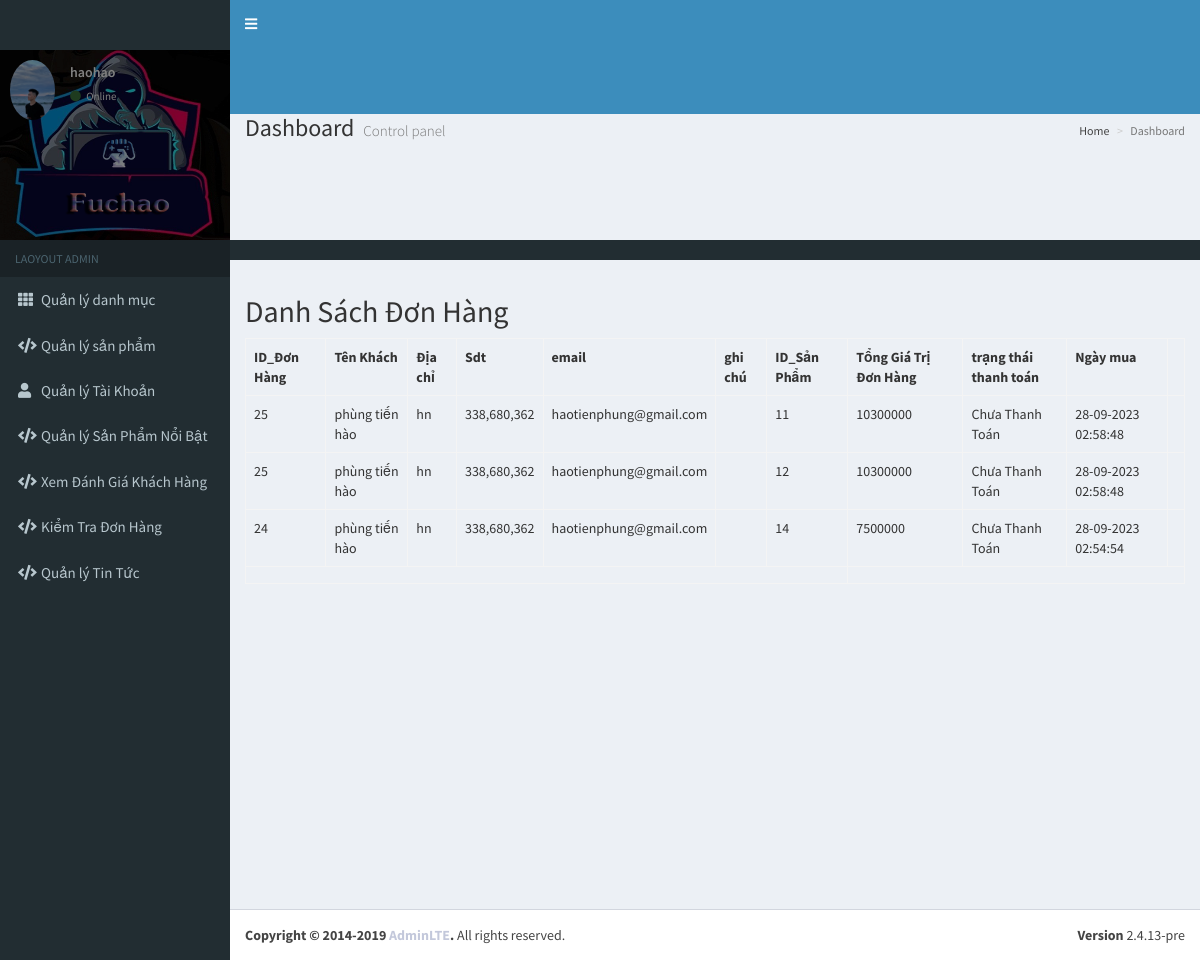
The app's page /Admin/index.php?controller=order&action=index (signed in), older data.
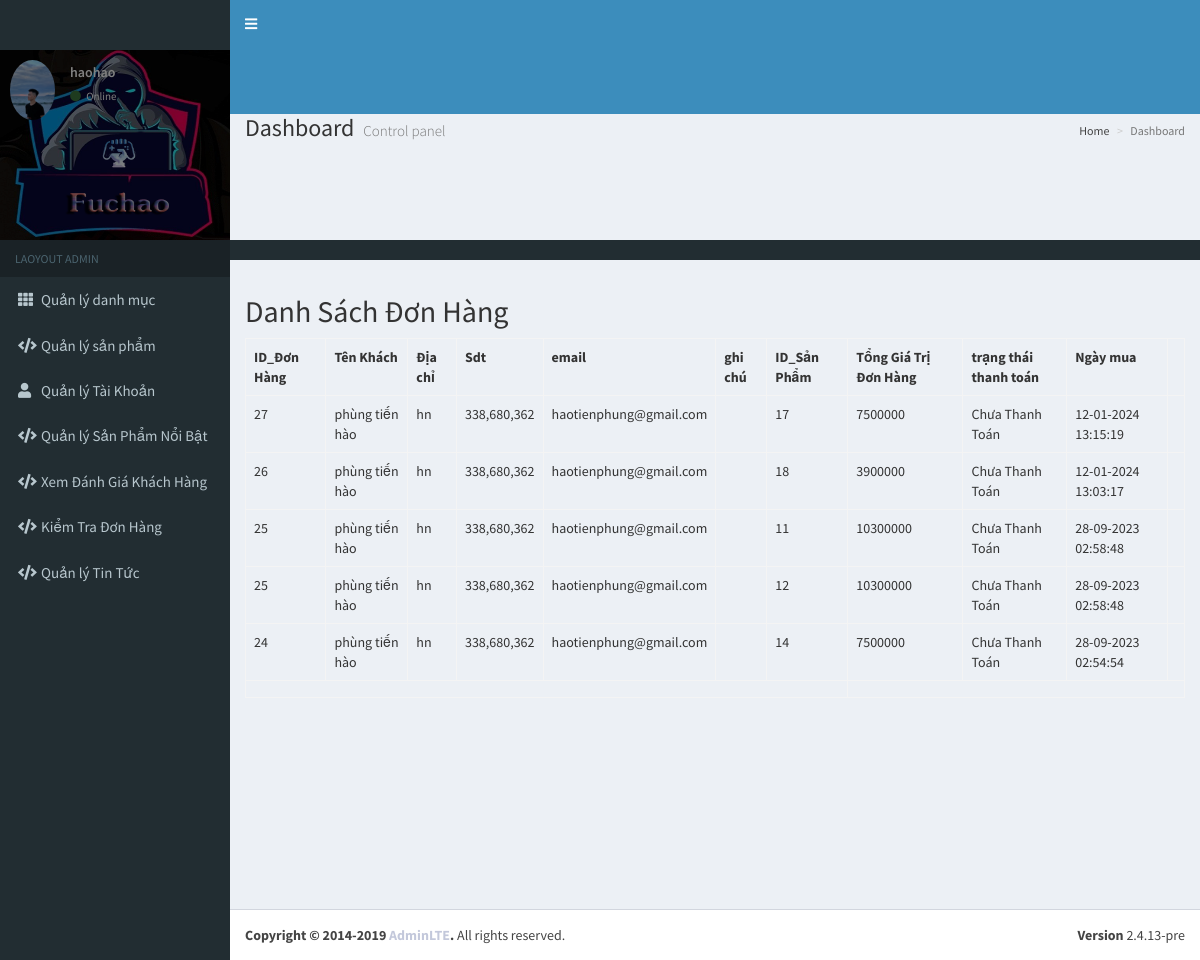
The same page, newer data.
### tables this page shows
CREATE TABLE `order_details` (
  `order_id` int(11) DEFAULT NULL,
  `product_id` int(150) DEFAULT NULL,
  `quantity` int(11) DEFAULT NULL
);

CREATE TABLE `orders` (
  `id` int(11) NOT NULL,
  `user_id` int(11) DEFAULT NULL,
  `fullname` varchar(255) DEFAULT NULL,
  `address` varchar(255) DEFAULT NULL,
  `mobile` int(11) DEFAULT NULL,
  `email` varchar(255) DEFAULT NULL,
  `note` text DEFAULT NULL,
  `price_total` int(11) DEFAULT NULL,
  `payment_status` tinyint(2) DEFAULT NULL,
  `created_at` timestamp NOT NULL DEFAULT current_timestamp(),
  `updated_at` datetime DEFAULT NULL
);

### Admin/controllers/Controller.php (called while the page is built, shortened)
<?php
class Controller
{
    public function render($file, $variables = []) {
        extract($variables);
        require $file;
        $render_view = ob_get_clean();
        return $render_view;
    }
}

### Admin/controllers/OrderController.php (called while the page is built, shortened)
<?php
require_once 'controllers/Controller.php';
require_once 'models/order.php';
class OrderController extends Controller
{
    public function index(){
        $order_model = new Order();
        $order = $order_model->getAll();
        $this->content = $this->render('views/order/index.php',[
            'order'=>$order,
        ]);
        require_once 'views/layouts/main.php';
    }
}

### Admin/index.php (called while the page is built, shortened)
<?php
$action = isset($_GET['action']) ? $_GET['action'] : 'index';
$object = new $controller();
$object->$action();
?>

### Admin/Models/Model.php (called while the page is built, shortened)
<?php
class Model {
    public function __construct() {
        try {
            $this->connection = new PDO(Database::DB_DSN, Database::DB_USERNAME, Database::DB_PASSWORD);
        } catch (PDOException $e) {
            die("Kết nối CSDL theo PDO thất bại: " . $e->getMessage());
        }
    }
}

### Admin/Models/order.php (called while the page is built, shortened)
<?php
require_once 'models/Model.php';
class Order extends Model
{
    public function getAll(){
        $obj_select = $this->connection
            ->prepare("SELECT orders.*, order_details.order_id, order_details.product_id FROM orders
                        INNER JOIN order_details ON orders.id = order_details.order_id
                        ORDER BY orders.created_at DESC
                        ");
        $arr_select = [];
        $obj_select->execute($arr_select);
        $order = $obj_select->fetchAll(PDO::FETCH_ASSOC);
        return $order;
    }
}

### Admin/helpers/Helper.php (called while the page is built, shortened)
<?php
class Helper
{
    public static function getpaymentStatusText($status = 0) {
        $status_text = '';
        switch ($status) {
            case self::STATUS_DISABLED:
                $status_text = self::STATUS_DISABLE_TEXT;
                break;
        }
        return $status_text;
    }
}

### Admin/views/order/index.php (the view, shortened to what this page needs)
<?php
require_once 'helpers/Helper.php';
?>
<h2>Danh Sách Đơn Hàng</h2>
<table class="table table-bordered">
    <tr>
        <th>ID_Đơn Hàng</th>
        <th>Tên Khách</th>
        <th>Địa chỉ</th>
        <th>Sdt</th>
        <th>email</th>
        <th>ghi chú</th>
        <th>ID_Sản Phẩm</th>
        <th>Tổng Giá Trị Đơn Hàng</th>
        <th>trạng thái thanh toán</th>
        <th>Ngày mua</th>
        <th></th>
    </tr>
    <?php if (!empty($order)): ?>
        <?php foreach ($order as $order): ?>
            <tr>
                <td><?php echo $order['id'] ?></td>
                <td><?php echo $order['fullname'] ?></td>
                <td><?php echo $order['address'] ?></td>
                <td><?php echo number_format($order['mobile']) ?></td>
                <td><?php echo $order['email'] ?></td>
                <td><?php echo $order['note'] ?></td>
                <td><?php echo $order['product_id']?></td>
                <td><?php echo $order['price_total'] ?></td>
                <td><?php echo Helper::getpaymentStatusText($order['payment_status']) ?></td>
                <td><?php echo date('d-m-Y H:i:s', strtotime($order['created_at'])) ?></td>
                <td>
                </td>
            </tr>
        <?php endforeach; ?>
        <tr>
            <td colspan="7"><?php ?></td>
        </tr>
    <?php else: ?>
        <tr>
            <td colspan="9">No data found</td>
        </tr>
    <?php endif; ?>
</table>

### Admin/views/Layouts/main.php (shortened to what this page needs)
<!DOCTYPE html>
<html>
<head>
    <link rel="stylesheet" href="assets/css/bootstrap.min.css">
    <link rel="stylesheet" href="assets/css/all.min.css">
    <link rel="stylesheet" href="assets/css/AdminLTE.min.css">
    <link rel="stylesheet" href="assets/css/style.css">
    <link rel="stylesheet" href="assets/css/_all-skins.min.css">
</head>
<body class="hold-transition skin-blue sidebar-mini" >
<div class="wrapper" ">
    <?php require_once 'header.php';
    ?>
<div class="content-wrapper">
        <section class="content" >
            <?php echo $this->content; ?>
        </section>
    </div>
    <?php require_once 'footer.php'; ?>
</div>
</body>
</html>

### Admin/views/Layouts/header.php (shortened to what this page needs)
<?php
$username = '';
$avatar = '';
if (isset($_SESSION['user'])) {
    $username = $_SESSION['user']['username'];
    $avatar = $_SESSION['user']['avatar'];
}
?>
<header class="main-header">
    <nav class="navbar navbar-static-top">
        <div>
        <a href="#" class="sidebar-toggle" data-toggle="push-menu" role="button">
            <i class="fa fa-bars"></i>
        </a></div>
    </nav>
</header>
<aside class="main-sidebar">
    <section class="sidebar">
        <div class="user-panel">
            <div class="pull-left image">
                <img src="assets/uploads/<?php echo $avatar; ?>" class="img-circle">
            </div>
            <div class="pull-left info">
                <p><?php echo $username; ?></p>
                <a href="#"><i class="fa fa-circle text-success"></i> Online</a>
            </div>
        </div>
        <ul class="sidebar-menu" data-widget="tree">
            <li class="header">LAOYOUT ADMIN</li>
            <li>
                <a href="index.php?controller=category&action=index" class="b">
                    <i class="fa fa-th"></i> <span >Quản lý danh mục</span>
                </a>
            </li>
            <li>
                <a href="index.php?controller=product&action=index" class="b">
                    <i class="fa fa-code"></i> <span>Quản lý sản phẩm</span>
                </a>
            </li>
            <li>
                <a href="index.php?controller=user&action=index" class="b">
                    <i class="fa fa-user"></i> <span>Quản lý Tài Khoản </span>
                </a>
            </li>
            <li>
                <a href="index.php?controller=product&action=spnb" class="b">
                    <i class="fa fa-code"></i> <span>Quản lý Sản Phẩm Nổi Bật</span>
                </a>
            </li>
            <li>
                <a href="index.php?controller=assess&action=index" class="b">
                    <i class="fa fa-code"></i> <span>Xem Đánh Giá Khách Hàng</span>
                </a>
            </li> <li>
                <a href="index.php?controller=order&action=index" class="b">
                    <i class="fa fa-code"></i> <span>Kiểm Tra Đơn Hàng</span>
                </a>
            </li>
            <li>
                <a href="index.php?controller=new&action=index" class="b">
                    <i class="fa fa-code"></i> <span>Quản lý Tin Tức</span>
                </a>
            </li>
        </ul>
    </section>
</aside>
<div class="breadcrumb-wrap content-wrap content-wrapper">
    <section class="content-header">
        <h1>
            Dashboard
            <small>Control panel</small>
        </h1>
        <ol class="breadcrumb">
            <li><a href="#"><i class="fa fa-dashboard"></i> Home</a></li>
            <li class="active">Dashboard</li>
        </ol>
    </section>
</div>
<div class="message-wrap content-wrap content-wrapper">
    <section class="content-header">
    </section>
</div

### Admin/views/Layouts/footer.php (shortened to what this page needs)
<footer class="main-footer">
    <div class="pull-right hidden-xs">
        <b>Version</b> 2.4.13-pre
    </div>
    <strong>Copyright &copy; 2014-2019 <a href="https://adminlte.io">AdminLTE</a>.</strong> All rights
    reserved.
</footer>

### Admin/assets/css/style.css (style rules this page uses)
.main-header .sidebar-toggle:before { content: ""; }
.content-wrap { min-height: 0 !important; overflow: auto; }
a.b { font-size: 15px; }
.user-panel { background-image:url(../images/logo.png); height: 190px; background-repeat: round; filter: brightness(0.5); }

### Admin/views/Layouts/header.php (style rules this page uses)
section.content-header { height: 70px; }
nav.navbar.navbar-static-top { display: flex; flex-wrap: wrap; width: 100%; height: 114px; }

Row changes from the older to the newer data that the page shows:
added order_details: order "27", order.fullname "phùng tiến hào", order.address "hn", order.mobile "338,680,362", order.email "haotienphung@gmail.com", product_id "17", order.price_total "7500000", order.payment_status "Chưa Thanh Toán", order.created_at "12-01-2024 13:15:19"
added order_details: order "26", order.fullname "phùng tiến hào", order.address "hn", order.mobile "338,680,362", order.email "haotienphung@gmail.com", product_id "18", order.price_total "3900000", order.payment_status "Chưa Thanh Toán", order.created_at "12-01-2024 13:03:17"
